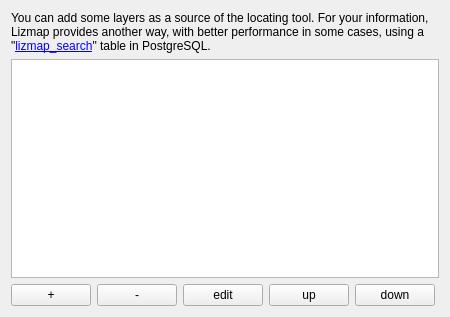
             <widget class="QWidget" name="scrollAreaWidgetContents_4">
              <property name="geometry">
               <rect>
                <x>0</x>
                <y>0</y>
                <width>450</width>
                <height>317</height>
               </rect>
              </property>
              <layout class="QVBoxLayout" name="verticalLayout_12">
               <item>
                <widget class="QLabel" name="label_28">
                 <property name="text">
                  <string>&lt;html&gt;&lt;head/&gt;&lt;body&gt;&lt;p&gt;You can add some layers as a source of the locating tool. For your information, Lizmap provides another way, with better performance in some cases, using a &amp;quot;&lt;a href=&quot;https://docs.lizmap.com/current/en/publish/configuration/spatial_search.html#postgresql-search&quot;&gt;&lt;span style=&quot; text-decoration: underline; color:#0000ff;&quot;&gt;lizmap_search&lt;/span&gt;&lt;/a&gt;&amp;quot; table in PostgreSQL.&lt;/p&gt;&lt;/body&gt;&lt;/html&gt;</string>
                 </property>
                 <property name="wordWrap">
                  <bool>true</bool>
                 </property>
                 <property name="openExternalLinks">
                  <bool>true</bool>
                 </property>
                </widget>
               </item>
               <item>
                <widget class="QTableWidget" name="table_locate_by_layer"/>
               </item>
               <item>
                <layout class="QHBoxLayout" name="horizontalLayout_16">
                 <item>
                  <widget class="QPushButton" name="add_locate_layer_button">
                   <property name="text">
                    <string notr="true">+</string>
                   </property>
                  </widget>
                 </item>
                 <item>
                  <widget class="QPushButton" name="remove_locate_layer_button">
                   <property name="text">
                    <string notr="true">-</string>
                   </property>
                  </widget>
                 </item>
                 <item>
                  <widget class="QPushButton" name="edit_locate_layer_button">
                   <property name="text">
                    <string notr="true">edit</string>
                   </property>
                  </widget>
                 </item>
                 <item>
                  <widget class="QPushButton" name="up_locate_layer_button">
                   <property name="text">
                    <string notr="true">up</string>
                   </property>
                  </widget>
                 </item>
                 <item>
                  <widget class="QPushButton" name="down_locate_layer_button">
                   <property name="text">
                    <string notr="true">down</string>
                   </property>
                  </widget>
                 </item>
                 <item>
                  <spacer name="horizontalSpacer_12">
                   <property name="orientation">
                    <enum>Qt::Horizontal</enum>
                   </property>
                   <property name="sizeHint" stdset="0">
                    <size>
                     <width>40</width>
                     <height>20</height>
                    </size>
                   </property>
                  </spacer>
                 </item>
                </layout>
               </item>
              </layout>
             </widget>
